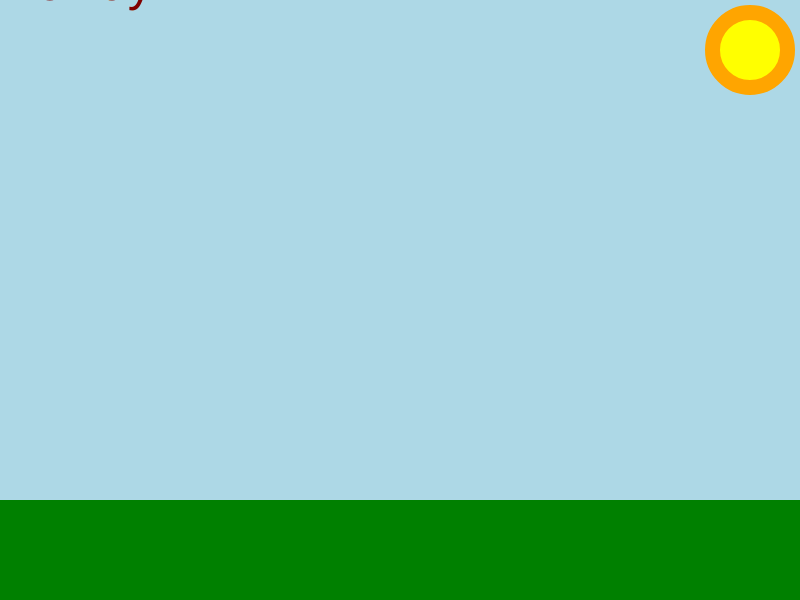
Frame 1 (no input)
Frame 60 (no input): identical to frame 1, image omitted
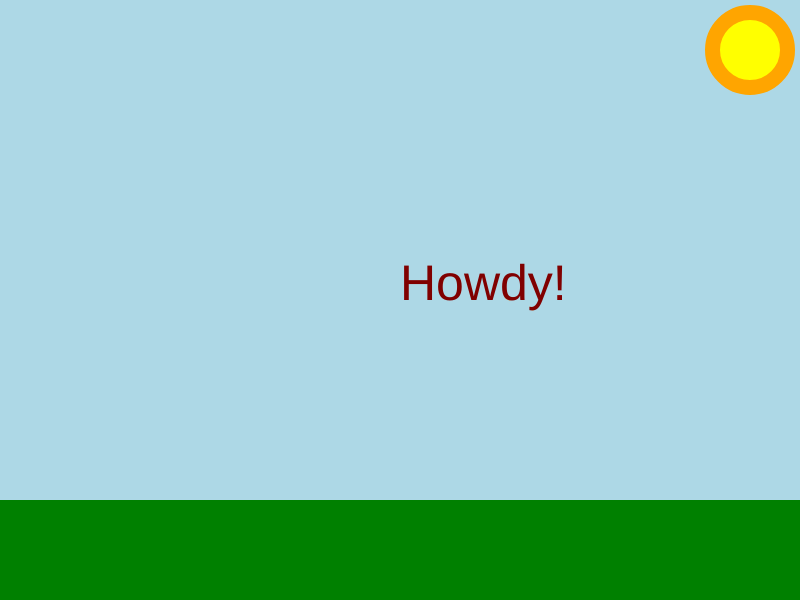
Frame 120 (the mouse pressed at the canvas centre since frame 60)

The p5.js sketch that drew these frames (run headless with seeded random() and noise() and a simulated clock; from frame 60 on, the mouse is pressed at the canvas centre):

// p5.js sketch
// ── sketch.js
var color = window.prompt("What color do you want?");

function setup() {
  createCanvas(800, 600);
}

function draw() {
  background("lightblue");
  //background color
  
  fill("yellow");
  //fill the circle below with a color
  
  stroke("orange");
  //color of stroke of circle
  
  strokeWeight(15);
  //stroke of the circle below
  
  circle(750, 50, 75)
  //circle in top right corner
  
  fill("green");
  
  strokeWeight(0);
  
  rect(0, 500, 800, 600);
  
  textSize(50);
  fill("maroon");
  text("Howdy!", mouseX, mouseY);
 

}
